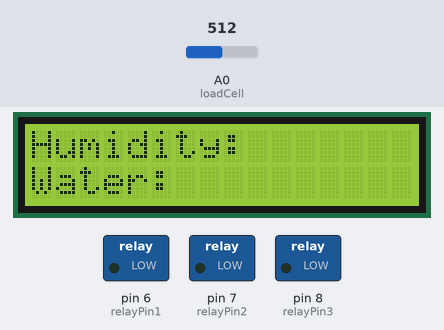
The sketch below on a simulated Arduino Uno, built with avr-gcc and run on an emulated ATmega328P. On the bench: 16×2 character LCD, switched loads named in the sketch (green lamp = pin HIGH). The test bench sets the inputs (shaded band); at power-on: A0 (loadCell) = 512. Pins used as bus, display or sensor lines are not drawn; what the sketch prints to the serial monitor is not drawn.

Above: at 5.2 s.
5.3 s: A0 (loadCell) set to 716
At 14.0 s:
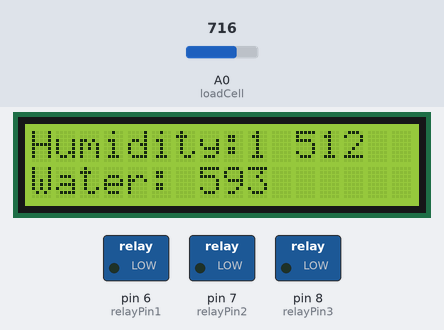
At 23.7 s:
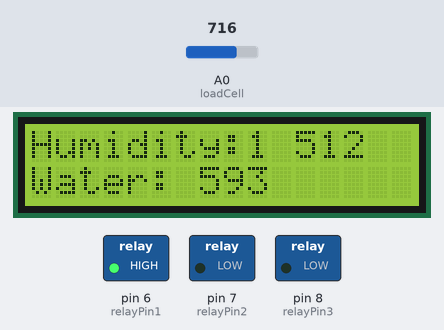
Timing chart, 0 to 37.5 s (numbered marks = the images above; inputs shaded):
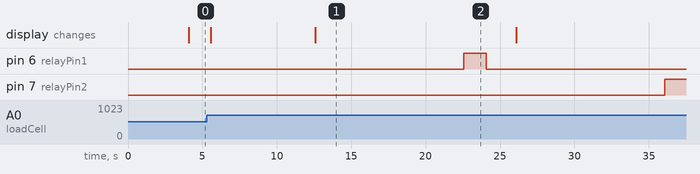

The sketch:

Wateringsystem.ino
```cpp
/**#######################**\
*
*  WATERING SYSTEM
*  V 0.2
*	Programmer: Foxton
*/

/*Version ID*/
double versionID = 0.2;

/*Libraries*/
#include <LiquidCrystal.h> // Library for the LCD display.

/*Variable declaration*/
int loadCell = A0;	    // A0: AI-pin for reading the loadCell
int sensorRead1 = A1;	//
int sensorRead2 = A2;	//
int sensorRead3 = A3;	// A1-A4: AI-pins for reading the humidity sensors
int sensorRead4 = A4;   //

int relayPin1 = 6;	//
int relayPin2 = 7;	//
int relayPin3 = 8;	//  6-9: DO-Pins for starting the pumps.
int relayPin4 = 9;	//
int sensorStart = 10;	//DO-Pin for starting the humidity sensors
int sensorState;  // SensorState: variables for saving humidity readings.
int loadcellValue;
int loadcellAverage;
int Hours;
int Minutes;
int dryLimit = 300;	//limit for soil moisture
int watertankLimit = 250;
int sensorID;


/* initialize the LCD library with the numbers of the interface pins */
LiquidCrystal lcd(12, 11, 5, 4, 3, 2);

/*Setup*/
void setup()
{
	pinMode(relayPin1, OUTPUT);	//Set relay as output
	pinMode(relayPin2, OUTPUT);	//Set relay as output
	pinMode(relayPin3, OUTPUT);	//Set relay as output
	//pinMode(relayPin4, OUTPUT);	//Set relay as output
	pinMode(sensorRead1, INPUT);  //Set sensorRead as input
	pinMode(sensorRead2, INPUT);  //Set sensorRead as input
	pinMode(sensorRead3, INPUT);  //Set sensorRead as input
	//pinMode(sensorRead4, INPUT);  //Set sensorRead as input
	pinMode(sensorStart, OUTPUT);  //Set sensorStart as input
	pinMode(loadCell, INPUT);
	Serial.begin(9600);			//for debugging
	/* set up the LCD's number of columns and rows */
	lcd.begin(16, 2);
	lcd.clear();
	lcd.setCursor(0, 0);
	lcd.print("Watering system");
	lcd.setCursor(0, 1);
	lcd.print("Version ");
	lcd.print(versionID);
	delay(4000);
}

/*Loop*/

void loop()
{
	/*Update the display*/

	lcd.clear();
	lcd.setCursor(0, 0);
	lcd.print("Humidity:");
	lcd.setCursor(0, 1);
	lcd.print("Water:");
	delay(1000);

	/*Check water level*/
	loadcellAverage = readLoadcell(loadcellAverage);

	lcd.setCursor(7, 1);
	lcd.print(loadcellAverage);
	Serial.println(loadcellAverage);
	delay(5000);

	/*read humidity sensors*/

	if (loadcellAverage >= watertankLimit)  //Don't start waterpump with too little water in tank
	{
		readSensor(sensorStart, sensorRead1, sensorState, relayPin1, 1);
		//delay(10000);
		Serial.print('\n');
		readSensor(sensorStart, sensorRead2, sensorState, relayPin2, 2);
		//delay(10000);
		Serial.print('\n');
		readSensor(sensorStart, sensorRead3, sensorState, relayPin3, 3);
		//delay(10000);
		Serial.print('\n');
		//readSensor(sensorStart, sensorRead4, sensorState, relayPin4);
		//Serial.print('\n');

		/* Time delay */

		//shortDelay();
		hourDelay(1);

		//delayMinutes(20);
	}
	else
	{
		while (loadcellAverage <= watertankLimit)
		{
			shortDelay();
			lcd.clear();
			lcd.setCursor(0, 0);
			lcd.print("Fill Watertank");
			lcd.setCursor(0, 1);
			lcd.print(loadcellAverage);
			loadcellAverage = readLoadcell(loadcellAverage);
			Serial.println("Fill Watertank");
		}
	}


}


/*Function for reading sensor and checking the humidity, start pump if dry*/
int readSensor(int sensorStart, int sensorRead, int sensorState, int relayPin, int sensorID)
{
	digitalWrite(sensorStart, HIGH);
	delay(1000);
	sensorState = analogRead(sensorRead);
	delay(1000);
	digitalWrite(sensorStart, LOW);
	lcd.setCursor(9, 0);
	lcd.print(sensorID);
	lcd.setCursor(11, 0);
	lcd.println(sensorState);
	Serial.println(sensorState);
	shortDelay();
	if (sensorState >= dryLimit)
	{
		Serial.print(sensorState);
		Serial.print(" Low humidity ");
		digitalWrite(relayPin, HIGH);
		delay(1500);
		digitalWrite(relayPin, LOW);
	}
	else
	{
		Serial.print(" High humidity ");
		digitalWrite(relayPin, LOW);
	}
	return sensorState;
}

/*Function for reading the load cell, returns the average value*/
int readLoadcell(int loadcellAverage)
{
	loadcellAverage = 0;
	loadcellValue = 0;
	for (int n = 1; n < 6; n++)
	{
		loadcellValue = analogRead(loadCell);
		loadcellAverage += loadcellValue;
		Serial.print("load cell measurment: ");
		Serial.print(n);
		Serial.print(" ");
		Serial.println(loadcellValue);
		delay(100);
	}
	Serial.print("load cell average: ");
	Serial.println(loadcellAverage / 5);

	return loadcellAverage / 5;
}


/*Time delay function, a couple of hours between each reading is good enough for most plants*/
void hourDelay(int Hours)
{
	for (int n = 0; n < Hours; n++)  //Time delay loop (For longer time periods)
	{
		delay(3600000); // 1 hour in milliseconds

	}
}
void shortDelay()	//For debugging
{
	delay(10000); //10 seconds in milliseconds
}
void delayMinutes(int Minutes)
{
	for (int n = 0; n < Minutes; n++)
	{
		delay(60000); //1 minute in milliseconds
	}
}
```
